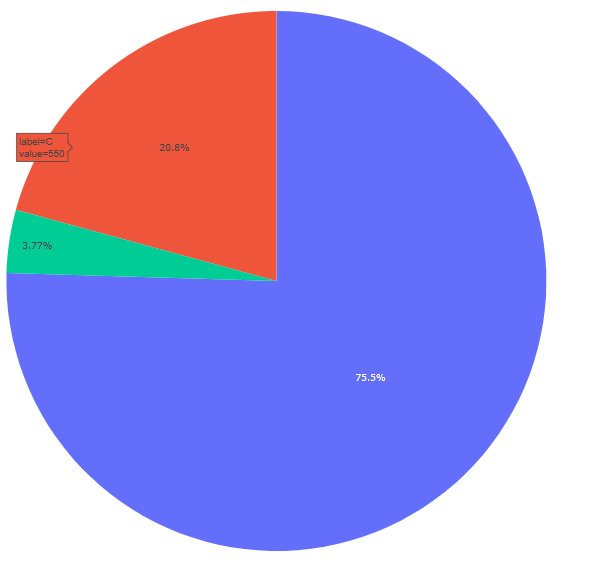

Write Python code to recreate this figure.
import plotly.express as px
import numpy as np
 
# Random Data
random_x = [100, 2000, 550]
names = ['A', 'B', 'C']
 
fig = px.pie(values=random_x, names=names)
fig.show()
